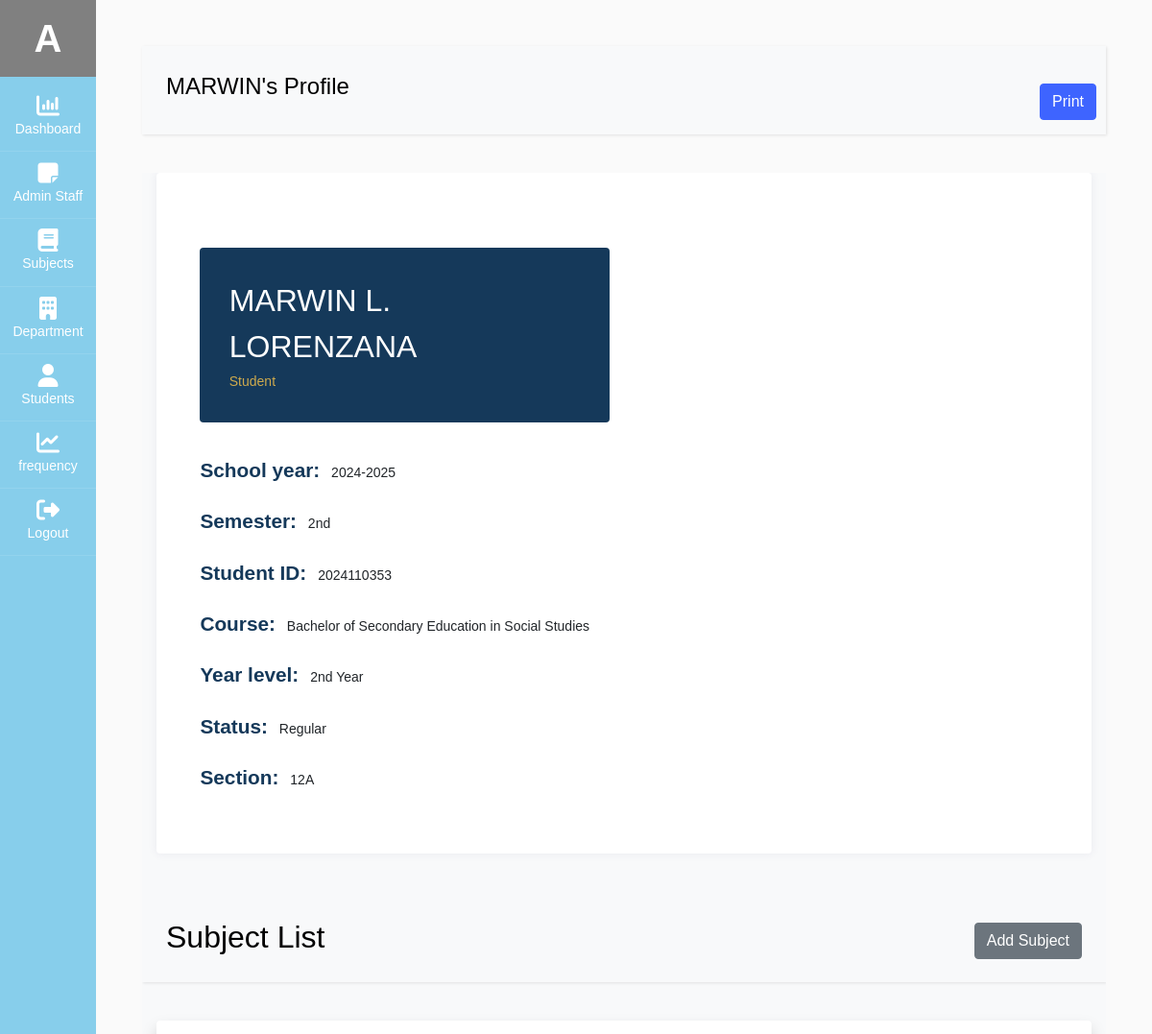
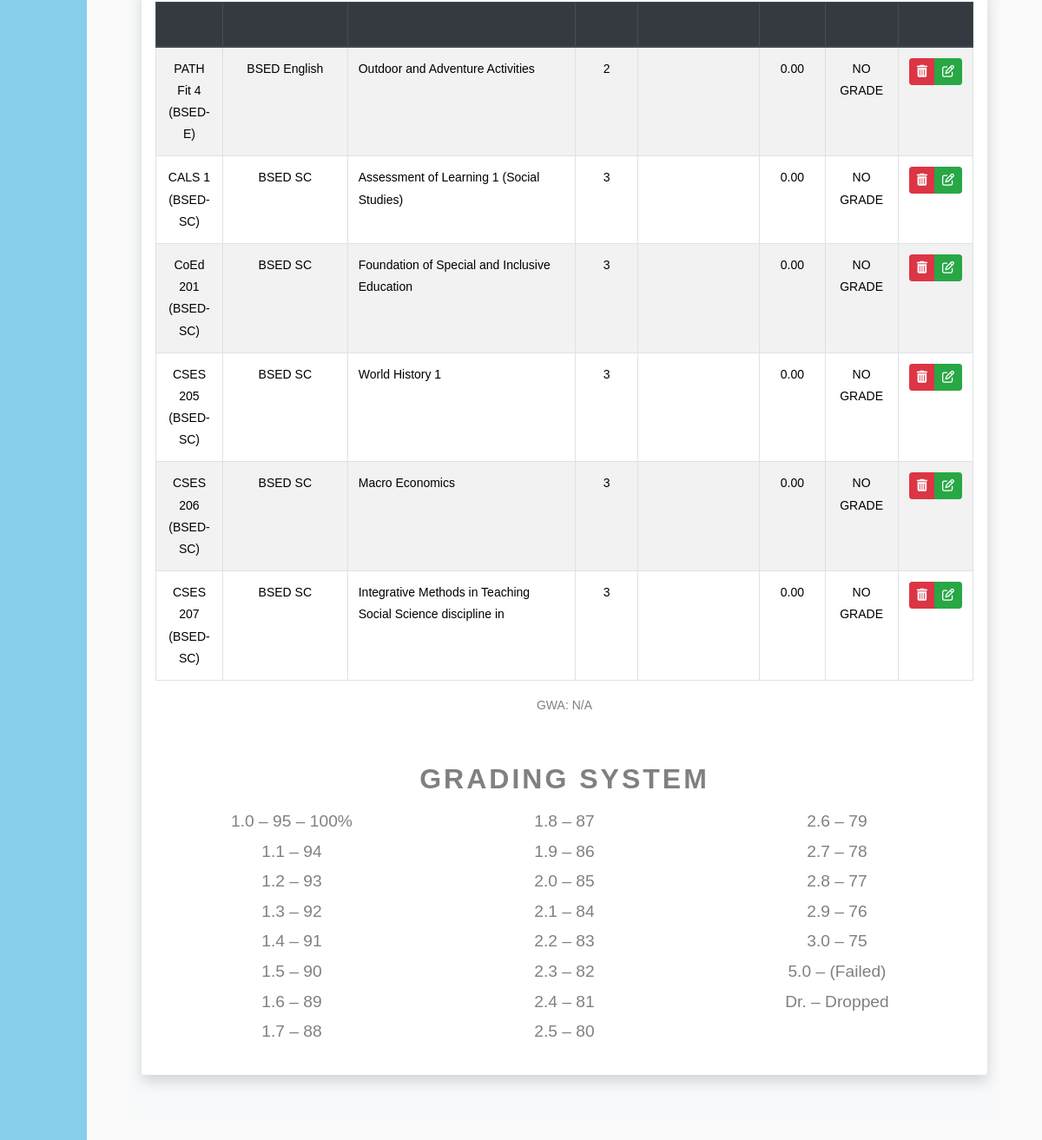
Screenshot of /admin/view_student_info.php?stud_id=2024110353 (signed in) with the database file from the repository (2 pictures, top to bottom).
### tables this page shows
CREATE TABLE `user` (
  `admin_id` int(11) NOT NULL,
  `fname` varchar(60) NOT NULL,
  `mname` varchar(60) DEFAULT NULL,
  `lname` varchar(60) NOT NULL,
  `email` varchar(100) NOT NULL,
  `username` varchar(100) NOT NULL,
  `password` varchar(100) NOT NULL,
  `type` varchar(20) NOT NULL,
  `profile_img` varchar(255) DEFAULT NULL,
  `status` int(11) NOT NULL DEFAULT 1
);

CREATE TABLE `student` (
  `stud_id` int(11) NOT NULL,
  `stud_course` text NOT NULL,
  `stud_fname` varchar(60) NOT NULL,
  `stud_mname` varchar(60) DEFAULT NULL,
  `stud_lname` varchar(60) NOT NULL,
  `stud_phone` varchar(60) NOT NULL,
  `stud_bday` date NOT NULL,
  `stud_address` varchar(60) NOT NULL,
  `stud_gender` varchar(60) NOT NULL,
  `stud_year_level` varchar(60) NOT NULL,
  `stud_section` varchar(60) NOT NULL,
  `stud_sem` varchar(60) NOT NULL,
  `stud_academic_status` varchar(60) NOT NULL,
  `stud_school_year` varchar(255) NOT NULL,
  `stud_status` int(11) NOT NULL DEFAULT 1
);

CREATE TABLE `student_subject` (
  `ss_id` int(11) NOT NULL,
  `ss_stud_id` int(11) NOT NULL,
  `ss_subject_id` int(11) NOT NULL,
  `ss_final_grade` decimal(10,2) NOT NULL
);

CREATE TABLE `subject` (
  `subject_id` int(11) NOT NULL,
  `sub_dept_id` int(11) NOT NULL,
  `course_code` varchar(60) NOT NULL,
  `descriptive_title` varchar(60) NOT NULL,
  `units` int(11) NOT NULL,
  `pre_requisite` varchar(60) NOT NULL,
  `for_year_level` varchar(60) NOT NULL
);

CREATE TABLE `department` (
  `dept_id` int(11) NOT NULL,
  `dept_name` varchar(60) NOT NULL,
  `dept_description` text NOT NULL,
  `dept_status` varchar(60) NOT NULL DEFAULT '1'
);

### db/db.php (called while the page is built, shortened)
<?php
class db_connect
{
    public $host = db_host;
    public $user = db_user;
    public $pass = db_pass;
    public $name = db_name;
    public function connect()
    {
        try {
            $this->conn = new mysqli($this->host, $this->user, $this->pass, $this->name);
        } catch (\Throwable $th) {
            header("Location:setup.php");
        }
    }
}

### db/class.php (called while the page is built, shortened)
<?php
include('db.php');
class global_class extends db_connect
{
    public function get_student_info($stud_id)
    {
        $query = $this->conn->prepare("SELECT * FROM `student` where stud_status='1' and stud_id='$stud_id'");
        if ($query->execute()) {
            $result = $query->get_result();
            return $result;
        }
    }
    public function get_user_info($admin_id)
    {
        $query = $this->conn->prepare("SELECT * FROM `user` where status='1' AND admin_id =$admin_id");
        if ($query->execute()) {
            $result = $query->get_result();
            return $result;
        }
    }
    public function getAllSubjectsForSpecificStudent($stud_id)
    {
        $queryStr = "
            SELECT * FROM student_subject AS ss
            LEFT JOIN subject AS s ON ss.ss_subject_id = s.subject_id
            LEFT JOIN student AS stud ON stud.stud_id = ss.ss_stud_id
            LEFT JOIN department AS dept ON dept.dept_id = s.sub_dept_id
            WHERE stud.stud_id = $stud_id
        ";
        $result = $this->conn->query($queryStr);
        if ($result) {
            return $result;
        } else {
            return false;
        }
    }
}

### admin/view_student_info.php (the view, shortened to what this page needs)
<?php
include('../components/admin-header.php');
$stud_id=$_GET['stud_id'];
 $get_student_info = $admin_db->get_student_info($stud_id);
  $student = $get_student_info->fetch_array();
  $fullname = $student['stud_fname'] . ' ' . $student['stud_mname'] . ' ' . $student['stud_lname'];
  $stud_course=$student['stud_course'];
  $stud_year_level=$student['stud_year_level'];
  $stud_sy=$student['stud_school_year'];
  $stud_sem=$student['stud_sem'];
  $stud_academic_status=$student['stud_academic_status'];
  $stud_section=$student['stud_section'];
?>
<link rel="stylesheet" href="../css/view_student_info.css">
<link rel="stylesheet" href="../css/grading_layout.css">
<link href="../node_modules/select2/dist/css/select2.min.css" rel="stylesheet" />
<div id="content" class="p-4 p-md-5">
<nav class="navbar navbar-expand-lg navbar-light bg-light" >
  <div class="container-fluid" >
    <h4><?=ucfirst($student['stud_fname']);?>'s Profile</h4>
  </div>
                            <div class="text-center mt-4">
                                <button class="btn btn-primary print-hidden" onclick="printContent()">Print</button>
                            </div>
</nav>
    <section class="bg-light">
        <div class="container resume-container" >
            <div class="row" >
                <div class="col-lg-12 mb-4 mb-sm-5" >
                    <div class="card card-style1 border-0" >
                        <div class="card-body p-1-9 p-sm-2-3 p-md-6 p-lg-7"  >
                            <div class="container mt-5" id="print-section" >
                                <div class="row align-items-center">
                                    <div class="col-lg-6 px-xl-10">
                                        <div class="bg-secondary d-lg-inline-block py-1-9 px-1-9 px-sm-6 mb-1-9 rounded group1">
                                            <h3 class="h2 text-white mb-0 fullname"><?= ucfirst($fullname) ?></h3>
                                            <span class="text-primary occupation">Student</span>
                                        </div>
                                        <ul class="list-unstyled mb-1-9">
                                            <li class="mb-2 mb-xl-3 display-28"><span class="display-26 text-secondary me-2 font-weight-600">School year:</span> <?= ucfirst($stud_sy) ?></li>
                                            <li class="mb-2 mb-xl-3 display-28"><span class="display-26 text-secondary me-2 font-weight-600">Semester:</span> <?=$stud_sem?></li>
                                            <li class="mb-2 mb-xl-3 display-28"><span class="display-26 text-secondary me-2 font-weight-600">Student ID:</span> <?= $stud_id ?></li>
                                            <li class="mb-2 mb-xl-3 display-28"><span class="display-26 text-secondary me-2 font-weight-600">Course:</span> <?=$stud_course?></li>
                                            <li class="mb-2 mb-xl-3 display-28"><span class="display-26 text-secondary me-2 font-weight-600">Year level:</span> <?=$stud_year_level?></li>
                                            <li class="mb-2 mb-xl-3 display-28"><span class="display-26 text-secondary me-2 font-weight-600">Status:</span> <?=$stud_academic_status?></li>
                                            <li class="mb-2 mb-xl-3 display-28"><span class="display-26 text-secondary me-2 font-weight-600">Section:</span> <?=$stud_section?></li>
                                        </ul>
                                    </div>
                                </div>
                            </div>
                        </div>
                    </div>
                </div>
            </div>
        </div>
    </section>
<section class="bg-light">
    <div class="container">
        <div class="row">
        <nav class="navbar navbar-expand-lg navbar-light bg-light" >
            <div class="container-fluid " >
              <h2> Subject List</h2>
              <button type="button" class="togglerAddSubjectForStudent btn btn-secondary" data-toggle="modal" data-target=".add-StudentSubject-modal" data-stud_id="<?=$stud_id?>">Add Subject</button>
            </div>
        </nav>
            <div class="container" id="listGrade">
            <div class="table-responsive shadow p-3 mb-5 bg-white rounded">
    <table id="myTable" class="table table-striped table-bordered table-hover">
        <thead class="thead-dark ">
            <tr>
                <th class="col-md-1 text-center text-dark">Code</th>
                <th class="col-md-2 text-center text-dark">Department</th>
                <th class="col-md-4 text-center text-dark">Descriptive Title</th>
                <th class="col-md-1 text-center text-dark">Unit</th>
                <th class="col-md-2 text-center text-dark">Pre-Requisite</th>
                <th class="col-md-1 text-center text-dark">Grade</th>
                <th class="col-md-1 text-center text-dark">Remarks</th>
                <th class="col-md-2 text-center text-dark">Actions</th>
            </tr>
        </thead>
        <tbody>
            <?php
            $get_subject = $admin_db->getAllSubjectsForSpecificStudent($stud_id);
            $total_weighted_grade = 0;
            $total_units = 0;
            while ($subject = $get_subject->fetch_array()):
                if($subject['ss_final_grade']<=0){
                    $grade="NO GRADE";
                }else if($subject['ss_final_grade']>0 && $subject['ss_final_grade'] <= 3 ){
                    $grade="PASSED";
                }else if($subject['ss_final_grade']>0 && $subject['ss_final_grade'] >3 ){
                    $grade="FAILED";
                }
            ?>
            <tr>
                <td class="text-center"><?=$subject['course_code']; ?></td>
                <td class="text-center"><?=$subject['dept_name']; ?></td>
                <td><?=$subject['descriptive_title']; ?></td>
                <td class="text-center"><?=$subject['units']; ?></td>
                <td class="text-center"><?=$subject['pre_requisite']; ?></td>
                <td class="text-center"><?=$subject['ss_final_grade']; ?></td>
                <td class="text-center"><?=$grade?></td>
                <td class="text-center">
                    <div class="btn-group" role="group" aria-label="Actions">
                        <button type="button" class="btn btn-danger btn-sm TogglerDeleteStudentSubject"
                            data-ss_id="<?=$subject['ss_id']?>"
                            data-student_id="<?=$stud_id?>"
                            data-subject_id="<?=$subject['subject_id']?>"
                            data-code="<?=$subject['course_code']?>">
                            <i class="fa fa-trash"></i>
                        </button>
                        <button type="button" class="btn btn-success btn-sm TogglerSubgrade"
                            data-toggle="modal" data-target=".add-Subgrade-modal"
                            data-stud_id="<?=$stud_id?>"
                            data-ss_id="<?=$subject['ss_id']?>"
                            data-code="<?=$subject['course_code']?>"
                            data-ss_final_grade="<?=$subject['ss_final_grade']?>">
                            <i class="fa fa-edit"></i>
                        </button>
                    </div>
                </td>
            </tr>
            <?php endwhile; ?>
        </tbody>
    </table>
    <div class="d-flex justify-content-center">
        <span class="text-center">GWA:
        <?php
            if ($total_units > 0) {
                $gwa = $total_weighted_grade / $total_units;
                echo number_format($gwa, 2);
            } else {
                echo "N/A";
            }
        ?>
        </span>
    </div>
    <div class="container text-center mt-5">
        <h2 class="grading-system-title" style='color:gray;'>GRADING SYSTEM</h2>
        <div class="row">
            <div class="col-md-4 grading-section">
                <ul class="grading-list">
                    <li>1.0 – 95 – 100%</li>
                    <li>1.1 – 94</li>
                    <li>1.2 – 93</li>
                    <li>1.3 – 92</li>
                    <li>1.4 – 91</li>
                    <li>1.5 – 90</li>
                    <li>1.6 – 89</li>
                    <li>1.7 – 88</li>
                </ul>
            </div>
            <div class="col-md-4 grading-section">
                <ul class="grading-list">
                    <li>1.8 – 87</li>
                    <li>1.9 – 86</li>
                    <li>2.0 – 85</li>
                    <li>2.1 – 84</li>
                    <li>2.2 – 83</li>
                    <li>2.3 – 82</li>
                    <li>2.4 – 81</li>
                    <li>2.5 – 80</li>
                </ul>
            </div>
            <div class="col-md-4 grading-section">
                <ul class="grading-list">
                    <li>2.6 – 79</li>
                    <li>2.7 – 78</li>
                    <li>2.8 – 77</li>
                    <li>2.9 – 76</li>
                    <li>3.0 – 75</li>
                    <li>5.0 – (Failed)</li>
                    <li>Dr. – Dropped</li>
                </ul>
            </div>
        </div>
    </div>
</div>
            </div>
        </div>
    </div>
</section>
                </div>

### components/admin-header.php (shortened to what this page needs)
<?php
include('../db/class.php');
$admin_db = new global_class();
$admin_restrictions="";
if (isset($_SESSION['admin_id'])) {
    $admin_id = $_SESSION['admin_id'];
    $getUserDetails = $admin_db->get_user_info($admin_id);
    $user = $getUserDetails->fetch_array();
    $admin_id =$user['admin_id'];
    $username=$user['username'];
}
?>
<!doctype html>
<html lang="en">
  <head>
		<link rel="stylesheet" href="../node_modules/font-awesome/css/font-awesome.min.css">
    <link rel="stylesheet" href="../node_modules/alertifyjs/build/css/alertify.min.css"/>
    <link rel="stylesheet" href="../node_modules/alertifyjs//build/css/themes/default.min.css"/>
    <link rel="stylesheet" href="../node_modules/bootstrap/dist/css/bootstrap.min.css"/>
    <link rel="stylesheet" href="../css/dataTables.bootstrap5.css">
		<link rel="stylesheet" href="../css/admin.css">
  </head>
  <body>
		<div class="wrapper d-flex align-items-stretch" >
			<nav id="sidebar" class="active" >
				<h1><a href="profile.php?profile_id=<?=$admin_id?>" class="logo" style="background-color:gray;"><?=ucfirst($username[0])?></a></h1>
        <ul class="list-unstyled components mb-5">
          <li class="active">
            <a href="dashboard.php"><span class="fa fa-bar-chart"></span> Dashboard</a>
          </li>
          <li <?=$admin_restrictions?>>
            <a href="user.php"><span class="fa fa-sticky-note"></span>Admin Staff</a>
          </li>
          <li <?=$admin_restrictions?>>
            <a href="subject.php"><span class="fa fa-book"></span> Subjects</a>
          </li>
          <li <?=$admin_restrictions?>>
            <a href="department.php"><span class="fa fa-building"></span> Department</a>
          </li>
          <li>
              <a href="student.php"><span class="fa fa-user"></span> Students</a>
          </li>
          <li>
              <a href="frequency.php"><span class="fa fa-line-chart"></span> frequency</a>
          </li>
          <li>
            <a href="Logout.php"><span class="fa fa-sign-out"></span> Logout</a>
          </li>
        </ul>
    	</nav>
  </body>
</html>

### css/view_student_info.css (style rules this page uses)
.card-style1 { box-shadow: 0px 0px 10px 0px rgb(89 75 128 / 9%); }
.border-0 { border: 0!important; }
.card { position: relative; display: flex; flex-direction: column; min-width: 0; word-wrap: break-word; background-color: #fff; background-clip: border-box; border: 1px solid rgba(0,0,0,.125); border-radius: 0.25rem; }
section { overflow: hidden; background: #fff; }
.text-primary { color: #ceaa4d !important; }
.text-secondary { color: #15395A !important; }
.font-weight-600 { font-weight: 600; }
.display-26 { font-size: 1.3rem; }
@media screen and (min-width: 992px) { .p-lg-7 { padding: 4rem; } }
@media screen and (min-width: 768px) { .p-md-6 { padding: 3.5rem; } }
@media screen and (min-width: 576px) { .p-sm-2-3 { padding: 2.3rem; } }
.p-1-9 { padding: 1.9rem; }
.bg-secondary { background: #15395A !important; }
@media screen and (min-width: 576px) { .pe-sm-6, .px-sm-6 { padding-right: 3.5rem; } }
@media screen and (min-width: 576px) { .ps-sm-6, .px-sm-6 { padding-left: 3.5rem; } }
.pe-1-9, .px-1-9 { padding-right: 1.9rem; }
.ps-1-9, .px-1-9 { padding-left: 1.9rem; }
.pb-1-9, .py-1-9 { padding-bottom: 1.9rem; }
.pt-1-9, .py-1-9 { padding-top: 1.9rem; }
.mb-1-9, .my-1-9 { margin-bottom: 1.9rem; }
@media (min-width: 992px) { .d-lg-inline-block { display: inline-block!important; } }
.rounded { border-radius: 0.25rem!important; }

### css/grading_layout.css (style rules this page uses)
.grading-system-title { font-weight: bold; letter-spacing: 3px; }
.grading-list { list-style: none; padding-left: 0; }
.grading-list li { font-size: 1.2rem; }
.grading-section { margin: 0 auto; }

### rows the page displays
user: username "A"
student: stud_fname "MARWIN", fullname "MARWIN L. LORENZANA", stud_school_year "2024-2025", stud_sem "2nd", stud_course "Bachelor of Secondary Education in Social Studies", stud_year_level "2nd Year", stud_academic_status "Regular", stud_section "12A"
student_subject: subject.course_code "PATH Fit 4 (BSED-E)", department.dept_name "BSED English", subject.descriptive_title "Outdoor and Adventure Activities", subject.units "2", ss_final_grade "0.00", ss_final_grade "NO GRADE"
student_subject: subject.course_code "CALS 1 (BSED-SC)", department.dept_name "BSED SC", subject.descriptive_title "Assessment of Learning 1 (Social Studies)", subject.units "3", ss_final_grade "0.00", ss_final_grade "NO GRADE"
student_subject: subject.course_code "CoEd 201 (BSED-SC)", department.dept_name "BSED SC", subject.descriptive_title "Foundation of Special and Inclusive Education", subject.units "3", ss_final_grade "0.00", ss_final_grade "NO GRADE"
student_subject: subject.course_code "CSES 205 (BSED-SC)", department.dept_name "BSED SC", subject.descriptive_title "World History 1", subject.units "3", ss_final_grade "0.00", ss_final_grade "NO GRADE"
student_subject: subject.course_code "CSES 206 (BSED-SC)", department.dept_name "BSED SC", subject.descriptive_title "Macro Economics", subject.units "3", ss_final_grade "0.00", ss_final_grade "NO GRADE"
student_subject: subject.course_code "CSES 207 (BSED-SC)", department.dept_name "BSED SC", subject.descriptive_title "Integrative Methods in Teaching Social Science discipline in", subject.units "3", ss_final_grade "0.00", ss_final_grade "NO GRADE"

### other values shown
$stud_id "2024110353"
